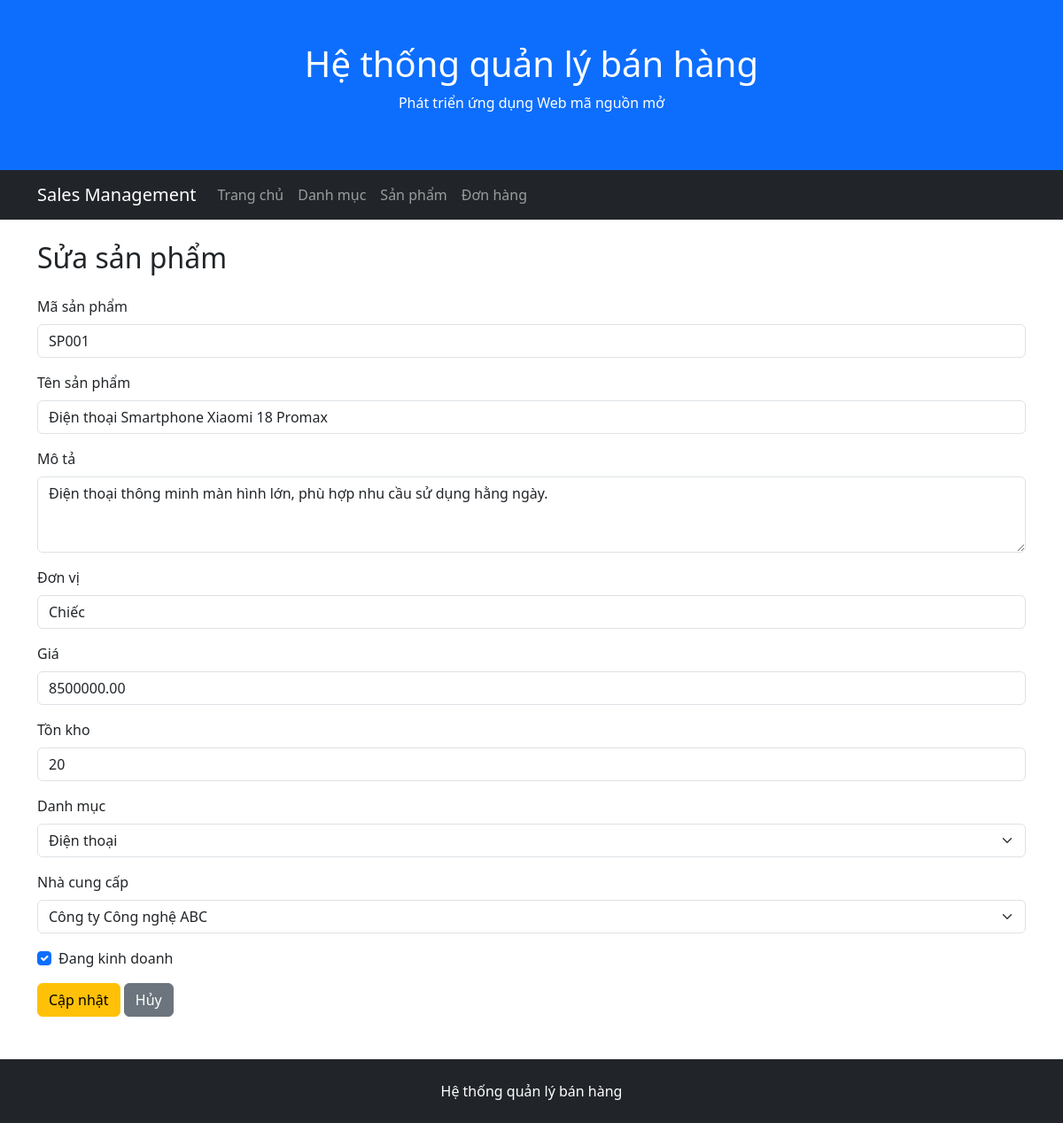
The page /products/edit.php?id=1 on the database its author committed.
### tables this page shows
CREATE TABLE products (
    ProductID INT AUTO_INCREMENT PRIMARY KEY,
    ProductCode VARCHAR(50) NOT NULL UNIQUE,
    ProductName VARCHAR(255) NOT NULL,
    Description TEXT,
    Unit VARCHAR(20),
    Price DECIMAL(12,2) NOT NULL DEFAULT 0,
    StockQuantity INT NOT NULL DEFAULT 0,
    IsActive BOOLEAN NOT NULL DEFAULT TRUE,
    SupplierID INT NOT NULL,
    CategoryID INT NOT NULL,

    CONSTRAINT chk_products_price CHECK (Price >= 0),
    CONSTRAINT chk_products_stock CHECK (StockQuantity >= 0),
    CONSTRAINT fk_products_supplier
        FOREIGN KEY (SupplierID) REFERENCES suppliers(SupplierID),
    CONSTRAINT fk_products_category
        FOREIGN KEY (CategoryID) REFERENCES categories(CategoryID)
);

CREATE TABLE categories (
    CategoryID INT AUTO_INCREMENT PRIMARY KEY,
    CategoryName VARCHAR(200) NOT NULL,
    Description TEXT
);

CREATE TABLE suppliers (
    SupplierID INT AUTO_INCREMENT PRIMARY KEY,
    SupplierName VARCHAR(200) NOT NULL,
    ContactName VARCHAR(100),
    Address VARCHAR(200),
    City VARCHAR(100),
    PostalCode VARCHAR(20),
    Country VARCHAR(100),
    Phone VARCHAR(20)
);

### public/products/edit.php (the view, shortened to what this page needs)
<?php
require_once '/var/www/src/config/database.php';
$productID = isset($_GET['id']) ? (int) $_GET['id'] : 0;
$sql = "
    SELECT *
    FROM products
    WHERE ProductID = ?
";
$stmt = $conn->prepare($sql);
$stmt->bind_param('i', $productID);
$stmt->execute();
$result = $stmt->get_result();
$product = $result->fetch_assoc();
$sqlCategories = "
    SELECT CategoryID, CategoryName
    FROM categories
    ORDER BY CategoryName
";
$categories = $conn->query($sqlCategories);
$sqlSuppliers = "
    SELECT SupplierID, SupplierName
    FROM suppliers
    ORDER BY SupplierName
";
$suppliers = $conn->query($sqlSuppliers);
$selectedCategoryID = $_POST['category_id'] ?? $product['CategoryID'];
$selectedSupplierID = $_POST['supplier_id'] ?? $product['SupplierID'];
$currentIsActive = ($_SERVER['REQUEST_METHOD'] === 'POST')
    ? (isset($_POST['is_active']) ? 1 : 0)
    : (int) $product['IsActive'];
require_once '/var/www/src/includes/header.php';
require_once '/var/www/src/includes/navbar.php';
?>
<div class="container mt-4">
    <h2 class="mb-4">Sửa sản phẩm</h2>
    <form method="post">
        <div class="mb-3">
            <label for="productCode" class="form-label">Mã sản phẩm</label>
            <input
                type="text"
                class="form-control"
                id="productCode"
                name="product_code"
                value="<?= htmlspecialchars($_POST['product_code'] ?? $product['ProductCode']) ?>"
                required
            >
        </div>
        <div class="mb-3">
            <label for="productName" class="form-label">Tên sản phẩm</label>
            <input
                type="text"
                class="form-control"
                id="productName"
                name="product_name"
                value="<?= htmlspecialchars($_POST['product_name'] ?? $product['ProductName']) ?>"
                required
            >
        </div>
        <div class="mb-3">
            <label for="description" class="form-label">Mô tả</label>
            <textarea
                class="form-control"
                id="description"
                name="description"
                rows="3"
            ><?= htmlspecialchars($_POST['description'] ?? $product['Description'] ?? '') ?></textarea>
        </div>
        <div class="mb-3">
            <label for="unit" class="form-label">Đơn vị</label>
            <input
                type="text"
                class="form-control"
                id="unit"
                name="unit"
                value="<?= htmlspecialchars($_POST['unit'] ?? $product['Unit'] ?? '') ?>"
            >
        </div>
        <div class="mb-3">
            <label for="price" class="form-label">Giá</label>
            <input
                type="number"
                step="0.01"
                min="0"
                class="form-control"
                id="price"
                name="price"
                value="<?= htmlspecialchars($_POST['price'] ?? $product['Price']) ?>"
                required
            >
        </div>
        <div class="mb-3">
            <label for="stockQuantity" class="form-label">Tồn kho</label>
            <input
                type="number"
                min="0"
                class="form-control"
                id="stockQuantity"
                name="stock_quantity"
                value="<?= htmlspecialchars($_POST['stock_quantity'] ?? $product['StockQuantity']) ?>"
                required
            >
        </div>
        <div class="mb-3">
            <label for="categoryId" class="form-label">Danh mục</label>
            <select id="categoryId" name="category_id" class="form-select" required>
                <?php while ($category = $categories->fetch_assoc()): ?>
                    <option
                        value="<?= $category['CategoryID'] ?>"
                        <?= ((int) $selectedCategoryID === (int) $category['CategoryID']) ? 'selected' : '' ?>
                    >
                        <?= htmlspecialchars($category['CategoryName']) ?>
                    </option>
                <?php endwhile; ?>
            </select>
        </div>
        <div class="mb-3">
            <label for="supplierId" class="form-label">Nhà cung cấp</label>
            <select id="supplierId" name="supplier_id" class="form-select" required>
                <?php while ($supplier = $suppliers->fetch_assoc()): ?>
                    <option
                        value="<?= $supplier['SupplierID'] ?>"
                        <?= ((int) $selectedSupplierID === (int) $supplier['SupplierID']) ? 'selected' : '' ?>
                    >
                        <?= htmlspecialchars($supplier['SupplierName']) ?>
                    </option>
                <?php endwhile; ?>
            </select>
        </div>
        <div class="form-check mb-3">
            <input
                class="form-check-input"
                type="checkbox"
                id="isActive"
                name="is_active"
                value="1"
                <?= ($currentIsActive === 1) ? 'checked' : '' ?>
            >
            <label class="form-check-label" for="isActive">
                Đang kinh doanh
            </label>
        </div>
        <button type="submit" class="btn btn-warning">Cập nhật</button>
        <a href="/products/" class="btn btn-secondary">Hủy</a>
    </form>
</div>
<?php
require_once '/var/www/src/includes/footer.php';

### rows shown on the page
products: product_code "SP001", product_name "Điện thoại Smartphone Xiaomi 18 Promax", description "Điện thoại thông minh màn hình lớn, phù hợp nhu cầu sử dụng hằng ngày.", unit "Chiếc", price "8500000.00", stock_quantity "20", category_id "Điện thoại", supplier_id "Công ty Công nghệ ABC", IsActive "☑"
